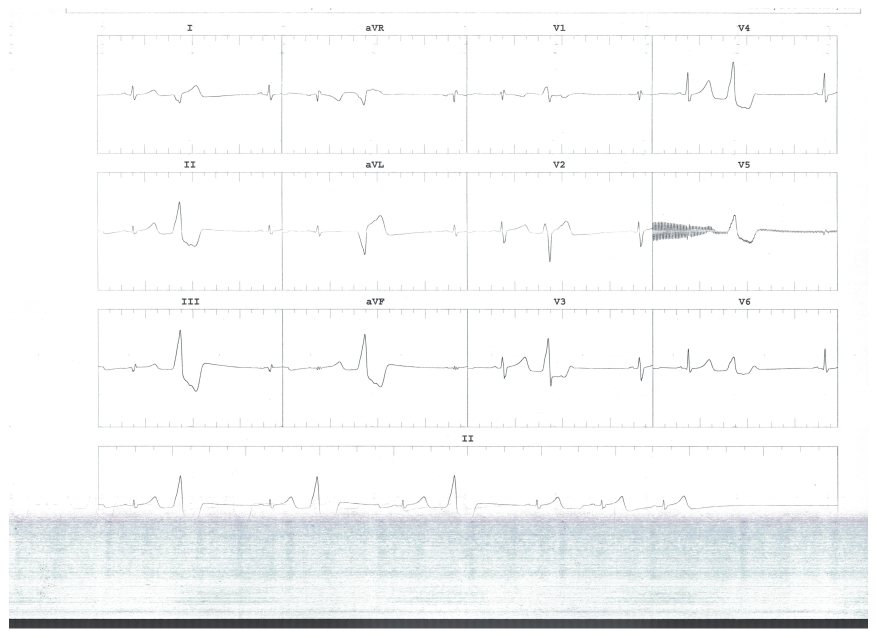
#> input picture RawECG_LVOT.jpeg, 3507 x 2550 px (shown at 1/4 size)
$ python -i 08_extract_pvc_sinus_from_scan.py   (imports and definitions only)
#> lines starting #> are read from the running program, lines starting #| are printed output that depends on the picture; after the words box and inside, x2 and y2 are one past the last pixel; in counts of white or black regions, pixels touching at a corner belong together
#> further down, picture is the input picture: shape (2550, 3507, 3); mean B, G, R 247.7, 247.3, 246.2
"""
08_extract_pvc_sinus_from_scan.py
---------------------------------
Extract, from ONE scanned 12-lead EP-recorder printout (3 rows x 4 columns +
rhythm strip), for every lead panel:

    * the PVC beat window
    * the immediately preceding SINUS (normal) beat window
    * scale-preserving crops (no anisotropic resize)  -> PNG
    * simple morphology numbers (duration, R/S extents)  -> CSV

Layout assumed (matches the sample scan 2_3.jpeg):
    columns: [I, II, III] [aVR, aVL, aVF] [V1, V2, V3] [V4, V5, V6]  (read as grid)
    grid rows:  I   aVR  V1  V4
                II  aVL  V2  V5
                III aVF  V3  V6
    + rhythm strip (lead II) below.   Each panel = one 2.5 s window that
    contains a PVC; the 3 leads in a column are SIMULTANEOUS.

IMPORTANT ASSUMPTIONS (please confirm / edit in CONFIG):
    * PANEL_MS = 2500  (panel width = 2.5 s, from the manuscript)
    * Voltage gain is NOT known from the scan (no calibration pulse): amplitudes
      are kept in pixels; use ratios (R/S) or per-scan normalisation.
    * Coloured vertical lines (green = sinus beat, red = PVC) drawn by the
      cardiologist are USED when present (they define the windows) and are
      REMOVED from the image before extracting the trace.
    * If no annotation lines exist for a column, an automatic detector is
      used (see detect_beats).  Always inspect the QC image.

Usage:
    python 08_extract_pvc_sinus_from_scan.py scan.jpeg --patient P2 --out OUT_DIR
"""

import argparse
import json
from pathlib import Path

import cv2
import numpy as np
import pandas as pd
from PIL import Image
from scipy import ndimage as ndi
from scipy.signal import find_peaks
from scipy.cluster.hierarchy import linkage, fcluster
from scipy.spatial.distance import pdist, squareform
import matplotlib
# [1 line not run here, left out]
import matplotlib.pyplot as plt

# ------------------------------------------------------------------
# CONFIG
# ------------------------------------------------------------------
PANEL_MS = 2500.0
REF_W = 2576             # all pixel constants below were tuned on 2576-px-wide scans.
                         # Any other scan width is rescaled to this width first (see process_scan).
SHARED_TIME_AXIS = True  # the EP printout shows ONE 2.5 s window for all 12 leads (every column has
                         # the same beat timing). Cardiologist lines drawn in ANY panel therefore
                         # apply to ALL 12 leads, and automatic detection uses all leads jointly.
GRID_LEADS = [["I", "aVR", "V1", "V4"],
              ["II", "aVL", "V2", "V5"],
              ["III", "aVF", "V3", "V6"]]
INK_THR_STEPS = (215, 222, 229, 236, 242)   # tried in order until the trace has < 8% gaps
TICK_MARGIN = 40         # px at top/bottom of a panel ignored (frame + time ticks); beats that
                         # reach this zone are flagged 'clipped' instead of being trusted
TICK_MAX_LEN = 34        # px: isolated thin vertical stubs touching the frame are time ticks
COLOR_SAT = 40           # saturation above which a pixel is an annotation colour
EDGE_PX = 10             # columns ignored at both panel borders (frame remnants)
MATCH_MS = 200.0         # windows closer than this (start-to-start) are considered the same beat in QC
CROP_PRE_MS = 40.0       # crops start this long BEFORE the annotated window start, so that the QRS of leads
                         # whose onset precedes lead I's onset (V4-V6 often) is not cut off
CANVAS_W = 192           # source px of the scale-preserving crop (width, ~880 ms)
CANVAS_H = 384           # source px (height) = +-2.2 mV at 1 mV/cm, centred on the baseline
OUT_W, OUT_H = 64, 128   # final image size (isotropic: exactly CANVAS/3)
SINUS_MS = 360.0         # window length for automatic sinus windows (cardiologist mean ~360 ms)
PVC_MS = 440.0           # window length for automatic PVC windows  (cardiologist: 439 ms)
# onset detection, calibrated on ONE annotated scan (2_3.jpeg): sinus onsets agree
# within +-10 ms, PVC onsets are marked ~40-60 ms earlier by the cardiologist.
# RE-CALIBRATE on more annotated scans before trusting automatic windows.
ONSET_FRAC_SINUS = 0.20
ONSET_FRAC_PVC = 0.10
PVC_ONSET_SHIFT_MS = -35.0
SINUS_ONSET_SHIFT_MS = 0.0
# Which of the two shape clusters is the PVC? Width alone can swap the roles in some scans.
# With the timing prior the PVC cluster must also be the one that arrives EARLY (shorter
# preceding interval). It has no free parameter. Set False to reproduce the width-only rule.
USE_TIMING_PRIOR = True


# ------------------------------------------------------------------
# 1) Panel geometry: deskew + fit a REGULAR grid (printer layout is constant)
# ------------------------------------------------------------------
PITCH_X, PITCH_Y, PANEL_H = 543.6, 402.0, 346.0


def deskew(bgr):
    """Rotate the scan so the frame lines are horizontal/vertical."""
    g = cv2.cvtColor(bgr, cv2.COLOR_BGR2GRAY)
    m = (g < 225).astype(np.uint8) * 255
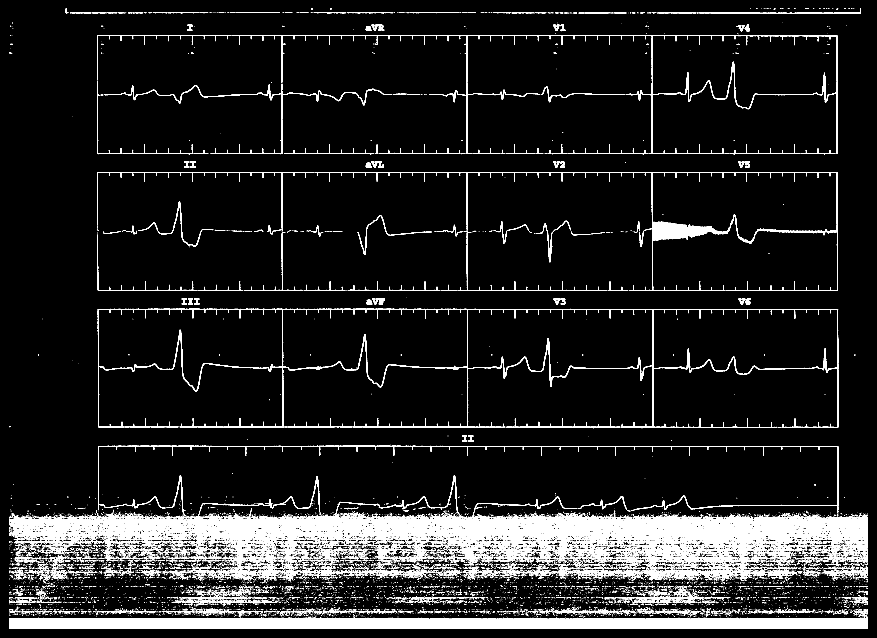
#> m: shape (2550, 3507) (shown at 1/4 size); 8.4% white; 14368 white regions (12760 under 20 px), largest, box (x1, y1, x2, y2) and area: (36, 2042, 3472, 2259) 262119, (36, 2469, 3472, 2514) 135169, (391, 1235, 3353, 1710) 41403
    m[1300:, :] = 0
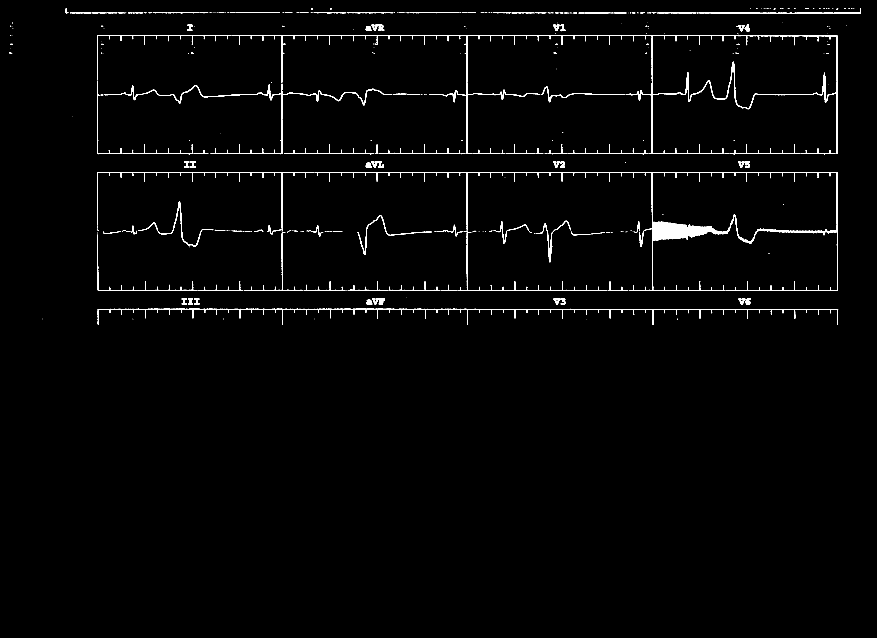
#> m: shape (2550, 3507) (shown at 1/4 size); 1.3% white; 425 white regions (241 under 20 px), largest, box (x1, y1, x2, y2) and area: (1259, 688, 3352, 1163) 26385, (1943, 141, 3351, 616) 14567, (391, 1235, 3353, 1300) 11328
    hang, vang = [], []
    L = cv2.HoughLinesP(m, 1, np.pi / 1800, threshold=300, minLineLength=450, maxLineGap=15)
#> L = 32 rows, first 6: [388, 142, 3348, 142], [391, 1160, 2967, 1160], [392, 1236, 3350, 1236], [391, 1237, 3351, 1237], [388, 613, 3349, 613], [389, 689, 3349, 689]
    if L is not None:
        hang = [np.degrees(np.arctan2(y2 - y1, x2 - x1)) for x1, y1, x2, y2 in L.reshape(-1, 4)]
#> hang = 32 values, max 90 at index 20, min -90 at index 18, mean 11.21
        hang = [a for a in hang if abs(a) < 8]
#> hang = [0, 0, 0, 0, 0, 0, 0, 0, 0, 0, 0, 0, 0, 0, 0, 0, 0, -0.0637, 0, 0]
    L = cv2.HoughLinesP(m, 1, np.pi / 1800, threshold=250, minLineLength=250, maxLineGap=15)
#> L = 68 rows, first 6: [388, 142, 3348, 142], [391, 1160, 2967, 1160], [391, 1237, 3351, 1237], [388, 613, 3349, 613], [392, 1236, 3350, 1236], [389, 689, 3349, 689]
    if L is not None:
        vang = [np.degrees(np.arctan2(x2 - x1, y2 - y1)) for x1, y1, x2, y2 in L.reshape(-1, 4)]
#> vang = 68 values, max 180 at index 19, min 0 at index 21, mean 79.44
        vang = [a for a in vang if abs(a) < 8]
#> vang = [0.122, 0.122, 0.165, 0.244, 0, 0.122, 0.122, 0.122, 0.147, 0, 0, 0.365, 0.224, 0, 0, 0]
    h = np.median(hang) if len(hang) >= 10 else None
#> h = 0
    v = np.median(vang) if len(vang) >= 10 else None
#> v = 0.122
    if h is not None and v is not None:
        theta = (h - v) / 2
#> theta = -0.0608
    elif h is not None:
        theta = h
    elif v is not None:
        theta = -v
    else:
        theta = 0.0
    if abs(theta) < 0.15:
        return bgr, 0.0
    H, W = g.shape
    M = cv2.getRotationMatrix2D((W / 2, H / 2), theta, 1.0)
    return cv2.warpAffine(bgr, M, (W, H), flags=cv2.INTER_LINEAR,
                          borderValue=(255, 255, 255)), float(theta)


# [587 lines left out: functions fit_grid, _ink_mask, extract_panel_trace, read_annotation_lines, windows_from_lines, activity and 8 more, not called in this run]


# [10 lines not run here, left out]

>>> import cv2
>>> picture = cv2.imread('RawECG_LVOT.jpeg')
>>> result = deskew(picture)
